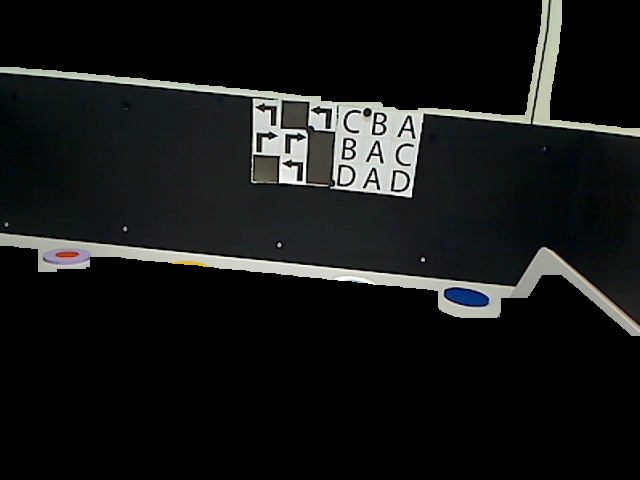
#> input picture BaseStation/backend/assets/images/boards/arrows/output.png, 640 x 480 px, found by its file name
$ python arrow_board_detection.py
#> lines starting #> are read from the running program, lines starting #| are printed output that depends on the picture; after the words box and inside, x2 and y2 are one past the last pixel; in counts of white or black regions, pixels touching at a corner belong together
import cv2
import imutils
import numpy as np
import math


def nextOddNumber(number):
    return 2 * math.floor(number / 2) + 1


def imageFromPercentile(image, percentile):
    newImage = image.copy()
    percentile = np.percentile(newImage[::-1], percentile)

    width = newImage.shape[0]
    height = newImage.shape[1]

    for w in range(width):
        for h in range(height):
            values = newImage[w][h]
            mean = (values[0] + values[1] + values[2]) / 3
            if mean < percentile:
                newImage[w][h] = [0, 0, 0]

    return newImage


def maxValueInNeighborhood(results, position, range_delta_x=5, range_delta_y=5):
    maxValue = 0

    half_range_x = round(range_delta_x / 2)
    half_range_y = round(range_delta_y / 2)
    low_x_offset = -half_range_x
    high_x_offset = half_range_x
    low_y_offset = -half_range_y
    high_y_offset = half_range_y

    for h_offset in range(low_y_offset, high_y_offset + 1):
        for w_offset in range(low_x_offset, high_x_offset + 1):
            y_offset = h_offset + position[1]
            x_offset = w_offset + position[0]
            res_val = results[y_offset][x_offset]
            if res_val > maxValue:
                maxValue = res_val

    return maxValue


def findPositionsInBoard(board_predictions):
    board_best = np.zeros((3, 3), dtype=int)
    best_sum = 0

    for h in range(board_predictions.shape[1] - 2):

        for w in range(board_predictions.shape[0] - 2):

            current_sum = (
                board_predictions[h + 0][w + 0][3] +
                board_predictions[h + 0][w + 1][3] +
                board_predictions[h + 0][w + 2][3] +
                board_predictions[h + 1][w + 0][3] +
                board_predictions[h + 1][w + 1][3] +
                board_predictions[h + 1][w + 2][3] +
                board_predictions[h + 2][w + 0][3] +
                board_predictions[h + 2][w + 1][3] +
                board_predictions[h + 2][w + 2][3]
            )

            if current_sum > best_sum:
                best_sum = current_sum
                current_board = np.zeros((3, 3), dtype=int)
                current_board[0][0] = board_predictions[h + 0][w + 0][2]
                current_board[0][1] = board_predictions[h + 0][w + 1][2]
                current_board[0][2] = board_predictions[h + 0][w + 2][2]
                current_board[1][0] = board_predictions[h + 1][w + 0][2]
                current_board[1][1] = board_predictions[h + 1][w + 1][2]
                current_board[1][2] = board_predictions[h + 1][w + 2][2]
                current_board[2][0] = board_predictions[h + 2][w + 0][2]
                current_board[2][1] = board_predictions[h + 2][w + 1][2]
                current_board[2][2] = board_predictions[h + 2][w + 2][2]
                board_best = current_board

    return board_best


if __name__ == '__main__':

    pannel_path = "output.png"
    img_rgb = cv2.imread(pannel_path)
#> img_rgb is the input picture: shape (480, 640, 3); mean B, G, R 23.4, 23.9, 22.4
    img_gray = cv2.cvtColor(img_rgb, cv2.COLOR_BGR2GRAY)

    (thresh, blackAndWhiteImage) = cv2.threshold(img_gray, 127, 255, cv2.THRESH_BINARY)
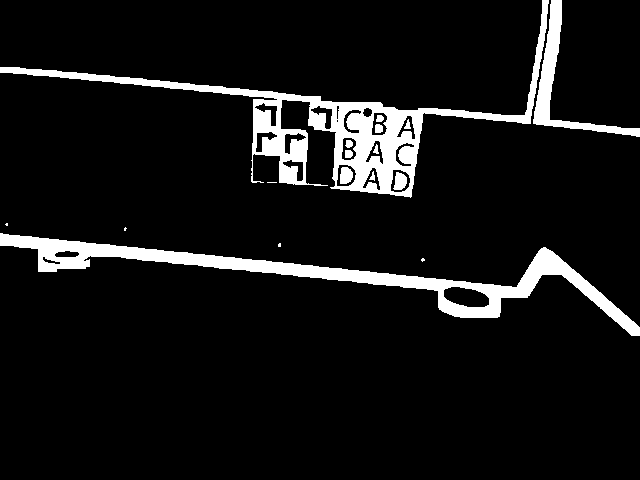
#> blackAndWhiteImage: shape (480, 640); 8.2% white; 17 white regions (5 under 20 px), largest, box (x1, y1, x2, y2) and area: (0, 0, 549, 198) 11989, (0, 233, 640, 336) 10082, (533, 0, 640, 137) 2317

    template = cv2.imread('clockwise.png', 0)
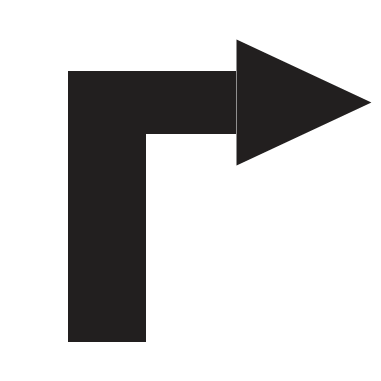
#> input picture BaseStation/backend/src/domain/vision/panels/clockwise.png, 381 x 381 px, found by its file name
#> template: shape (381, 381); min 31, max 255, mean 200.5
    template_counterclockwise = cv2.imread('counterclockwise.png', 0)
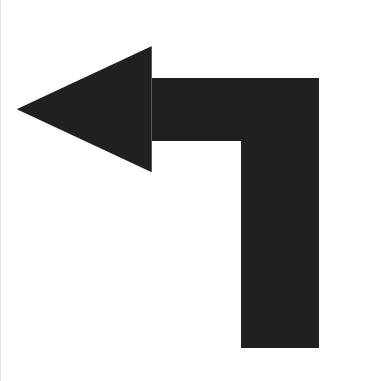
#> input picture BaseStation/backend/src/domain/vision/panels/counterclockwise.png, 381 x 381 px, found by its file name
#> template_counterclockwise: shape (381, 381); min 31, max 255, mean 200.6
    w, h = template.shape[::-1]
#> w = 381; h = 381
    w_c, h_c = template_counterclockwise.shape[::-1]
#> w_c = 381; h_c = 381

    highest_value = 0
    scale_highest_value = 1

    downsize_factor = 0.3
    upsize_factor = 2

    smallest_scale = 0.05
    biggest_scale = 0.6

    max_rotation = 0.3

    stop_threshold = 0.9
    draw_threshold = 0.7

    iterations = 0
    max_nb_iterations = 5

    best_results = []
    best_result_shape = (0, 0)
    best_results_loc = (0, 0)
    best_result = 0
    best_results_c = []
    best_result_shape_c = (0, 0)
    best_results_loc_c = (0, 0)
    best_result_c = 0

    while highest_value < stop_threshold and iterations <= max_nb_iterations:

        iterations += 1
        small_scale = downsize_factor * scale_highest_value
        big_scale = upsize_factor * scale_highest_value

        for scale in np.linspace(small_scale, big_scale, num=10):

            for rotation in np.linspace(-max_rotation, max_rotation, num=5):

                if scale >= biggest_scale or scale <= smallest_scale:
                    continue

                new_width = nextOddNumber(w * scale)
                new_height = nextOddNumber(h * scale)
                new_shape = (new_width, new_height)
                resized = cv2.resize(template, new_shape, interpolation=cv2.INTER_AREA)
                resized = imutils.rotate(resized, rotation)

                new_width_c = nextOddNumber(w_c * scale)
                new_height_c = nextOddNumber(h_c * scale)
                new_shape_c = (new_width_c, new_height_c)
                resized_c = cv2.resize(template_counterclockwise, new_shape_c, interpolation=cv2.INTER_AREA)
                resized_c = imutils.rotate(resized_c, rotation)

                try:
                    res = cv2.matchTemplate(blackAndWhiteImage, resized, cv2.TM_CCOEFF_NORMED)
                    res_c = cv2.matchTemplate(blackAndWhiteImage, resized_c, cv2.TM_CCOEFF_NORMED)
                except Exception:
                    continue

                min_val, max_val, min_loc, max_loc = cv2.minMaxLoc(res)
                min_val_c, max_val_c, min_loc_c, max_loc_c = cv2.minMaxLoc(res_c)

                loc = np.where(res >= draw_threshold)
                loc_c = np.where(res_c >= draw_threshold)

                if max_val > best_result:
                    if max_val > highest_value:
                        highest_value = max_val
                        scale_highest_value = scale

                    best_result = max_val
                    best_results = res
                    best_result_shape = new_shape
                    best_results_loc = max_loc

                if max_val_c > best_result_c:
                    if max_val > highest_value:
                        highest_value = max_val_c
                        scale_highest_value = scale

                    best_result_c = max_val_c
                    best_results_c = res_c
                    best_result_shape_c = new_shape_c
                    best_results_loc_c = max_loc_c
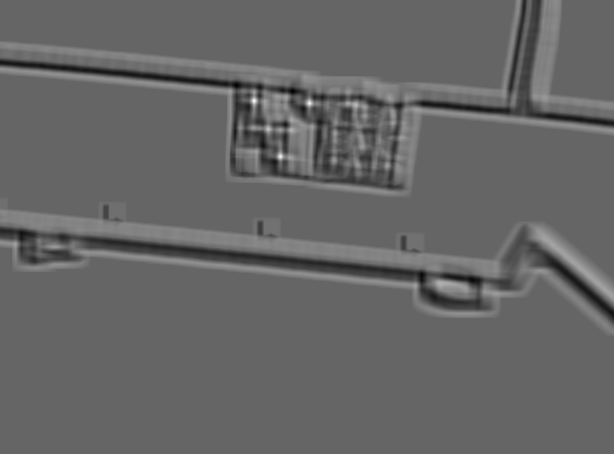
#> best_results_c: shape (454, 614) float32; min -0.612, max 0.931, mean 0.00391; drawn with min black and max white
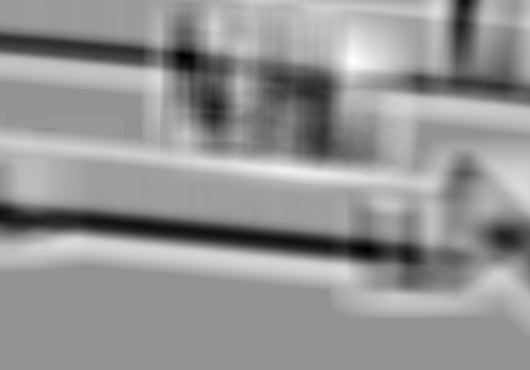
#> res_c: shape (370, 530) float32; min -0.456, max 0.333, mean 0.00324; drawn with min black and max white
#> after the loop, best_result = 0.934; best_result_c = 0.931; best_result_shape = (27, 27); best_result_shape_c = (27, 27); best_results_loc = (280, 130); best_results_loc_c = (254, 100); highest_value = 0.934; iterations = 3; scale_highest_value = 0.0717

    target_loc = (0, 0)
#> target_loc = (0, 0)
    target_shape = (0, 0)

    if best_result > best_result_c:
        target_loc = best_results_loc
#> target_loc = (280, 130)
        target_shape = best_result_shape
#> target_shape = (27, 27)
    else:
        target_loc = best_results_loc_c
        target_shape = best_result_shape_c

    target_x = target_loc[0] + round(target_shape[0] / 2)
#> target_x = 294
    target_y = target_loc[1] + round(target_shape[1] / 2)
#> target_y = 144

    board_width_factor = 3.1
    left_x = target_x - round(board_width_factor * target_shape[0])
#> left_x = 210
    right_x = target_x + round(board_width_factor * target_shape[0])
#> right_x = 378
    top_y = target_y + round(board_width_factor * target_shape[1])
#> top_y = 228
    bottom_y = target_y - round(board_width_factor * target_shape[1])
#> bottom_y = 60

    board_crop = blackAndWhiteImage[bottom_y:top_y, left_x:right_x]
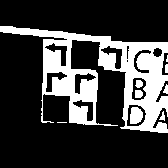
#> board_crop: shape (168, 168); 24.4% white; 9 white regions (2 under 20 px), largest, box (x1, y1, x2, y2) and area: (0, 26, 168, 133) 6491, (130, 107, 143, 124) 183, (135, 90, 143, 98) 58

    board_correlation = np.zeros((5, 5, 4), dtype=float)

    w = target_shape[0]
#> w = 27
    h = target_shape[1]
#> h = 27

    resized = cv2.resize(template, target_shape, interpolation=cv2.INTER_AREA)
    resized_c = cv2.resize(template_counterclockwise, target_shape, interpolation=cv2.INTER_AREA)

    try:
        res = cv2.matchTemplate(board_crop, resized, cv2.TM_CCOEFF_NORMED)
#> res: shape (142, 142) float32
    except Exception:
        pass

    min_val, max_val, min_loc, max_loc = cv2.minMaxLoc(res)
#> min_val = -0.626; max_val = 0.933; min_loc = (61, 30); max_loc = (70, 70)

    try:
        res_c = cv2.matchTemplate(board_crop, resized_c, cv2.TM_CCOEFF_NORMED)
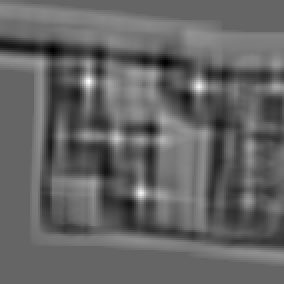
#> res_c: shape (142, 142) float32 (shown 2 times larger); min -0.61, max 0.929, mean -0.00352; drawn with min black and max white
    except Exception:
        pass

    min_val_c, max_val_c, min_loc_c, max_loc_c = cv2.minMaxLoc(res_c)
#> min_val_c = -0.61; max_val_c = 0.929; min_loc_c = (82, 31); max_loc_c = (44, 40)

    board_crop_shape = board_crop.shape
#> board_crop_shape = (168, 168)

    board_crop_center_x = round(board_crop_shape[0] / 2)
#> board_crop_center_x = 84
    board_crop_center_y = round(board_crop_shape[1] / 2)
#> board_crop_center_y = 84
    board_crop_center = (board_crop_center_x, board_crop_center_y)
#> board_crop_center = (84, 84)

    res_shape = res.shape
#> res_shape = (142, 142)
    results_center_x = round(res_shape[0] / 2)
#> results_center_x = 71
    results_center_y = round(res_shape[1] / 2)
    results_center = (results_center_x, results_center_y)

    w_index = 0
    h_index = 0
    for h_offset in range(-2, 3):
        w_index = 0
        for w_offset in range(-2, 3):
            y_offset = h_offset * h + results_center_y
            x_offset = w_offset * w + results_center_x

            surrounding = round(h / 3)
            res_val = maxValueInNeighborhood(res, (x_offset, y_offset), range_delta_x=surrounding, range_delta_y=surrounding)
            res_c_val = maxValueInNeighborhood(res_c, (x_offset, y_offset), range_delta_x=surrounding, range_delta_y=surrounding)

            board_correlation[h_index][w_index][0] = res_val
            board_correlation[h_index][w_index][1] = res_c_val

            # Nothing = 0
            # Clockwise = 1
            # Counterclockwise = 2
            most_likely_shape = 0
            most_likely_shape_value = 0

            if res_val > res_c_val:
                most_likely_shape = 1
                most_likely_shape_value = res_val
            elif res_c_val > res_val:
                most_likely_shape = 2
                most_likely_shape_value = res_c_val

            if most_likely_shape_value < 0.4:
                most_likely_shape = 0
                most_likely_shape_value = 0

            board_correlation[h_index][w_index][2] = most_likely_shape
            board_correlation[h_index][w_index][3] = most_likely_shape_value

            w_index += 1
        h_index += 1
#> after the loop, h_index = 5

    final_board = findPositionsInBoard(board_correlation)
#> after the loop in findPositionsInBoard, `for h in range(board_predictions.shape[1] - 2):`: best_sum = 4.44; board_best = [[2, 0, 2], [1, 1, 0], [0, 2, 0]]
#> final_board = [[2, 0, 2], [1, 1, 0], [0, 2, 0]]

    print("Board prediction")
    print("Black = 0")
    print("Clockwise = 1")
    print("Counterclockwise = 2")
    print(final_board)
#| [[2 0 2]
#|  [1 1 0]
#|  [0 2 0]]
